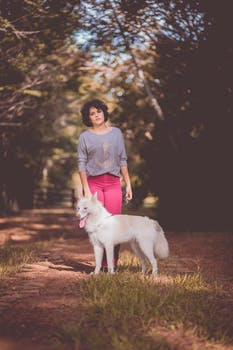
#> input picture lab5/dog.jpeg, 233 x 350 px
$ python 1.py ../lab5/dog.jpeg
#> lines starting #> are read from the running program, lines starting #| are printed output that depends on the picture; long printed decimals are rounded
import sys
import cv2
import numpy as np
import matplotlib.pyplot as plt
from mpl_toolkits.mplot3d.art3d import Poly3DCollection


def load_image(path=None):
#> called with path = '../lab5/dog.jpeg'
    if path:
        img = cv2.imread(path)
#> img is the input picture: shape (350, 233, 3); mean B, G, R 77.5, 84.1, 109.6
        if img is not None:
            return img
    img = np.full((300, 400, 3), 255, np.uint8)
    for x in range(0, 400, 40):
        cv2.line(img, (x, 0), (x, 299), (200, 200, 200), 1)
    for y in range(0, 300, 40):
        cv2.line(img, (0, y), (399, y), (200, 200, 200), 1)
    cv2.rectangle(img, (60, 60), (340, 240), (0, 0, 255), 4)
    cv2.circle(img, (200, 150), 60, (255, 0, 0), 4)
    cv2.line(img, (60, 60), (340, 240), (0, 160, 0), 4)
    cv2.putText(img, "CV", (160, 165), cv2.FONT_HERSHEY_SIMPLEX, 1.5, (0, 0, 0), 3)
    return img


def translate(img, tx, ty):
#> called with tx = 80, ty = 50
    h, w = img.shape[:2]
#> h = 350; w = 233
    m = np.float32([[1, 0, tx], [0, 1, ty]])
    return cv2.warpAffine(img, m, (w, h), borderValue=(255, 255, 255))


def rotate(img, angle, scale=1.0):
#> called with angle = 30, scale = 1
    h, w = img.shape[:2]
#> h = 350; w = 233
    m = cv2.getRotationMatrix2D((w / 2, h / 2), angle, scale)
#> m = [[0.866, 0.5, -71.89], [-0.5, 0.866, 81.7]]
    return cv2.warpAffine(img, m, (w, h), borderValue=(255, 255, 255))


def scale_img(img, sx, sy):
#> called with sx = 0.6, sy = 0.6
    h, w = img.shape[:2]
#> h = 350; w = 233
    m = np.float32([[sx, 0, 0], [0, sy, 0]])
    return cv2.warpAffine(img, m, (int(w * sx), int(h * sy)), borderValue=(255, 255, 255))
#> returned value: shape (210, 139, 3)
#> call 2 of scale_img, with sx = 1.3, sy = 0.8
#> in scale_img (call 2), `return cv2.warpAffine(img, m, (int(w * sx), int(h * sy)), borderValue=..`:
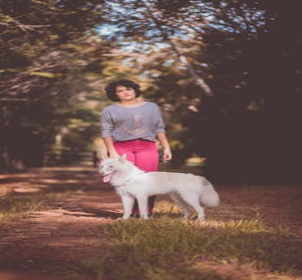
#> returned value: shape (280, 302, 3); mean of channels 0, 1, 2 77.6, 84.2, 109.7; drawn as B, G, R


def shear(img, shx, shy):
#> called with shx = 0.4, shy = 0
    h, w = img.shape[:2]
#> h = 350; w = 233
    m = np.float32([[1, shx, 0], [shy, 1, 0]])
    return cv2.warpAffine(img, m, (int(w + abs(shx) * h), int(h + abs(shy) * w)), borderValue=(255, 255, 255))
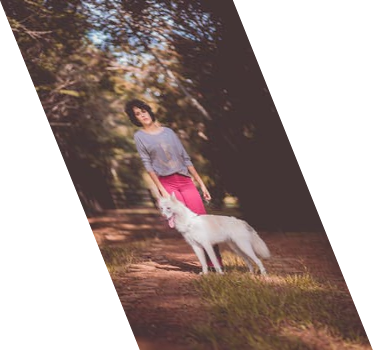
#> returned value: shape (350, 373, 3); mean of channels 0, 1, 2 144.1, 148.3, 164.2; drawn as B, G, R


def show_grid(images, titles, cols=3, suptitle=None, save=None):
#> called with cols = 3, suptitle = 'Q1(a): 2D transformations', save = 'q1a_2d_transformations.png'
    rows = (len(images) + cols - 1) // cols
#> rows = 2
    fig, axes = plt.subplots(rows, cols, figsize=(5 * cols, 4 * rows))
    axes = np.array(axes).reshape(-1)
    for ax in axes:
        ax.axis("off")
#> this loop made 6 passes
    for ax, im, t in zip(axes, images, titles):
        ax.imshow(cv2.cvtColor(im, cv2.COLOR_BGR2RGB))
        ax.set_title(t)
        ax.axis("off")
#> this loop made 6 passes
#> t on passes 1 to 6: 'Original', 'Translation (80, 50)', 'Rotation 30 deg', 'Scaling 0.6x', 'Non-uniform scaling (1.3, 0.8)', 'Shearing (0.4, 0)'
    if suptitle:
        fig.suptitle(suptitle)
    plt.tight_layout()
    if save:
        plt.savefig(save, dpi=120)
    plt.show()


def task_a(img):
    results = [
        img,
        translate(img, 80, 50),
        rotate(img, 30),
        scale_img(img, 0.6, 0.6),
        scale_img(img, 1.3, 0.8),
        shear(img, 0.4, 0.0),
    ]
    titles = ["Original", "Translation (80, 50)", "Rotation 30 deg", "Scaling 0.6x", "Non-uniform scaling (1.3, 0.8)", "Shearing (0.4, 0)"]
    show_grid(results, titles, suptitle="Q1(a): 2D transformations", save="q1a_2d_transformations.png")


def rotation_matrix_3d(ax_deg, ay_deg, az_deg):
    ax, ay, az = np.radians([ax_deg, ay_deg, az_deg])
    rx = np.array([[1, 0, 0], [0, np.cos(ax), -np.sin(ax)], [0, np.sin(ax), np.cos(ax)]])
    ry = np.array([[np.cos(ay), 0, np.sin(ay)], [0, 1, 0], [-np.sin(ay), 0, np.cos(ay)]])
    rz = np.array([[np.cos(az), -np.sin(az), 0], [np.sin(az), np.cos(az), 0], [0, 0, 1]])
    return rz @ ry @ rx


def cube_vertices():
    v = np.array([[x, y, z] for x in (0, 1) for y in (0, 1) for z in (0, 1)], dtype=float)
    return v - 0.5


def cube_faces(v):
    idx = [[0, 1, 3, 2], [4, 5, 7, 6], [0, 1, 5, 4], [2, 3, 7, 6], [0, 2, 6, 4], [1, 3, 7, 5]]
    return [[v[i] for i in f] for f in idx]


def draw_cube(ax, v, color, title):
    ax.add_collection3d(Poly3DCollection(cube_faces(v), facecolors=color, edgecolors="k", alpha=0.6))
    ax.set_xlim(-2, 3)
    ax.set_ylim(-2, 3)
    ax.set_zlim(-2, 3)
    ax.set_xlabel("X")
    ax.set_ylabel("Y")
    ax.set_zlabel("Z")
    ax.set_title(title)


def task_b():
    v = cube_vertices()
    rotated = (rotation_matrix_3d(30, 45, 20) @ v.T).T
    moved = v + np.array([1.5, 1.0, 1.0])
    both = (rotation_matrix_3d(30, 45, 20) @ v.T).T + np.array([1.5, 1.0, 1.0])
    fig = plt.figure(figsize=(16, 4.5))
    for i, (vs, c, t) in enumerate([(v, "cyan", "Original"), (rotated, "orange", "Rotated (30, 45, 20)"), (moved, "lightgreen", "Translated (1.5, 1, 1)"), (both, "violet", "Rotated + Translated")]):
        ax = fig.add_subplot(1, 4, i + 1, projection="3d")
        draw_cube(ax, vs, c, t)
    plt.tight_layout()
    plt.savefig("q1b_3d_transformation.png", dpi=120)
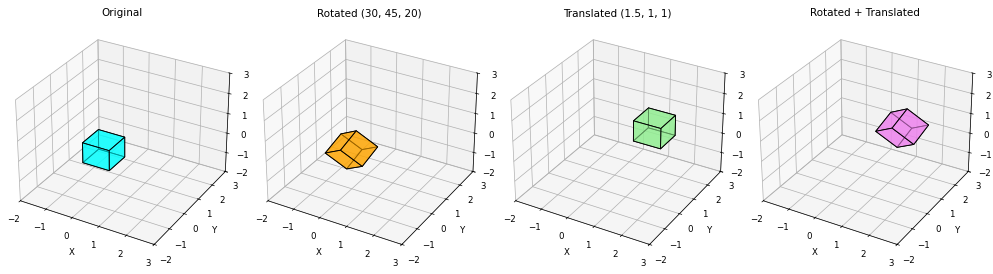
#> figure drawn by matplotlib, 4 panels
    plt.show()


def task_c():
    x, y = 3.0, 4.0
    p_h = np.array([x, y, 1.0])
    print("2D point (x, y):", (x, y))
    print("Homogeneous coordinates (x, y, 1):", p_h)
    t = np.array([[1, 0, 5], [0, 1, -2], [0, 0, 1]], dtype=float)
    theta = np.radians(90)
    r = np.array([[np.cos(theta), -np.sin(theta), 0], [np.sin(theta), np.cos(theta), 0], [0, 0, 1]])
    s = np.array([[2, 0, 0], [0, 2, 0], [0, 0, 1]], dtype=float)
    combined = t @ r @ s
    print("Translation matrix:\n", t)
    print("Rotation matrix:\n", np.round(r, 3))
    print("Scaling matrix:\n", s)
    print("Combined T @ R @ S:\n", np.round(combined, 3))
    out = combined @ p_h
    print("Transformed homogeneous point:", np.round(out, 3))
    print("Back to Cartesian:", np.round(out[:2] / out[2], 3))
    scaled = 5 * p_h
    print("Scaled homogeneous (5x, 5y, 5):", scaled, "-> Cartesian:", scaled[:2] / scaled[2])
    print()
    print("Why the extra coordinate is used in computer vision:")
    print("1. Translation is not linear in 2D Cartesian coordinates, but becomes a matrix multiplication in homogeneous coordinates.")
    print("2. Rotation, scaling, shearing and translation can all be chained into a single 3x3 matrix.")
    print("3. Projective transformations (perspective division by w) can be expressed uniformly.")
    print("4. Points at infinity (w = 0) and vanishing points can be represented.")
    print("5. The point (x, y, 1) is equivalent to (kx, ky, k) for any k != 0.")


def task_d(img):
    h, w = img.shape[:2]
#> h = 350; w = 233
    src = np.float32([[0, 0], [w - 1, 0], [0, h - 1]])
#> src = [[0, 0], [232, 0], [0, 349]]
    dst = np.float32([[40, 60], [w - 80, 20], [80, h - 40]])
#> dst = [[40, 60], [153, 20], [80, 310]]
    m = cv2.getAffineTransform(src, dst)
#> m = [[0.487, 0.115, 40], [-0.172, 0.716, 60]]
    out = cv2.warpAffine(img, m, (w, h), borderValue=(255, 255, 255))
    print("Affine matrix:\n", m)
#| Affine matrix:
#|  [[ 0.4871  0.1146 40.        ]
#|  [-0.1724  0.7163 60.        ]]
    pts = np.array([[0, 0, 1], [w - 1, 0, 1], [w - 1, h - 1, 1], [0, h - 1, 1]], dtype=float).T
    mapped = (np.vstack([m, [0, 0, 1]]) @ pts)[:2].T
#> mapped = [[40, 60], [153, 20], [193, 270], [80, 310]]
    e1, e2 = pts[:2, 1] - pts[:2, 0], pts[:2, 3] - pts[:2, 0]
    f1, f2 = mapped[1] - mapped[0], mapped[3] - mapped[0]
#> f1 = [113, -40]; f2 = [40, 250]
    cross_before = e1[0] * e2[1] - e1[1] * e2[0]
    cross_after = f1[0] * f2[1] - f1[1] * f2[0]
#> cross_after = 29850
    print("Mapped corners:\n", np.round(mapped, 2))
#| Mapped corners:
#|  [[ 40.  60.]
#|  [153.  20.]
#|  [193. 270.]
#|  [ 80. 310.]]
    print("Parallelogram check (opposite edges equal):", np.allclose(mapped[1] - mapped[0], mapped[2] - mapped[3]))
#| Parallelogram check (opposite edges equal): True
    print("Area ratio (det of linear part):", round(cross_after / cross_before, 4))
#| Area ratio (det of linear part): 0.3687
    print("Straight lines remain straight: True")
    print("Parallel lines remain parallel: True")
    print("Angles and lengths are not preserved in general.")
    marked = img.copy()
    cv2.line(marked, (0, h // 2), (w - 1, h // 2), (0, 0, 255), 3)
    cv2.line(marked, (0, h // 4), (w - 1, h // 4), (0, 0, 255), 3)
    cv2.line(marked, (w // 2, 0), (w // 2, h - 1), (255, 0, 0), 3)
    out_marked = cv2.warpAffine(marked, m, (w, h), borderValue=(255, 255, 255))
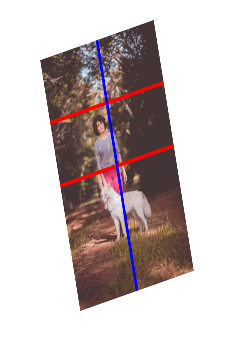
#> out_marked: shape (350, 233, 3); mean B, G, R 190, 190.4, 201.9
    show_grid([marked, out_marked], ["Original with lines", "After affine (lines stay straight and parallel)"], cols=2, suptitle="Q1(d): Affine transformation", save="q1d_affine.png")
#> the loop in show_grid (call 2), `for ax in axes:` made 2 passes
#> the loop in show_grid (call 2), `for ax, im, t in zip(axes, images, titles):` made 2 passes


def make_tilted_book(w=600, h=800):
#> called with w = 600, h = 800
    page = np.full((h, w, 3), 240, np.uint8)
    cv2.rectangle(page, (10, 10), (w - 10, h - 10), (30, 30, 150), 8)
    cv2.putText(page, "BOOK", (170, 150), cv2.FONT_HERSHEY_SIMPLEX, 2.5, (0, 0, 0), 6)
#> page: shape (800, 600, 3); mean of channels 0, 1, 2 227.1, 227.1, 233.2
    for i in range(10):
        y = 230 + i * 45
        cv2.line(page, (60, y), (w - 60, y), (60, 60, 60), 3)
#> page: shape (800, 600, 3); mean of channels 0, 1, 2 218.1, 218.1, 224.2
    cv2.circle(page, (w // 2, 640), 60, (0, 120, 0), 6)
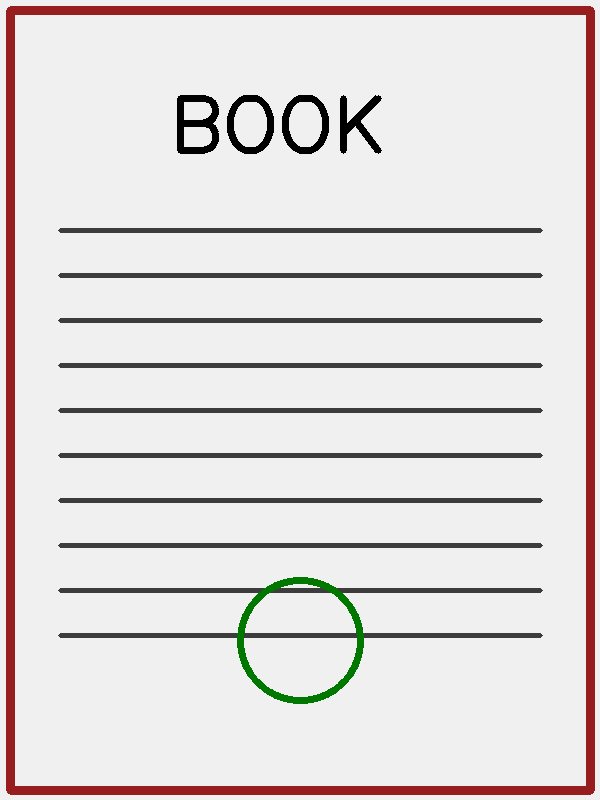
#> page: shape (800, 600, 3); mean of channels 0, 1, 2 216.8, 217.5, 222.9; drawn as B, G, R
    src = np.float32([[0, 0], [w - 1, 0], [w - 1, h - 1], [0, h - 1]])
    dst = np.float32([[180, 120], [620, 60], [700, 560], [90, 520]])
    m = cv2.getPerspectiveTransform(src, dst)
#> m = [[0.549, -0.141, 180], [-0.118, 0.335, 120], [-0.0003, -0.000319, 1]]
    canvas = np.full((650, 800, 3), 200, np.uint8)
    tilted = cv2.warpPerspective(page, m, (800, 650), dst=canvas, borderMode=cv2.BORDER_TRANSPARENT)
    return tilted, dst


def task_e(path=None):
    if path:
        tilted = cv2.imread(path)
        pts = None
    else:
        tilted, pts = make_tilted_book()
#> pts = [[180, 120], [620, 60], [700, 560], [90, 520]]
    if pts is None:
        pts = np.float32([[180, 120], [620, 60], [700, 560], [90, 520]])
    w_top = np.linalg.norm(pts[1] - pts[0])
#> w_top = 444.1
    w_bot = np.linalg.norm(pts[2] - pts[3])
#> w_bot = 611.3
    h_l = np.linalg.norm(pts[3] - pts[0])
#> h_l = 410
    h_r = np.linalg.norm(pts[2] - pts[1])
#> h_r = 506.4
    out_w, out_h = int(max(w_top, w_bot)), int(max(h_l, h_r))
#> out_w = 611; out_h = 506
    dst = np.float32([[0, 0], [out_w - 1, 0], [out_w - 1, out_h - 1], [0, out_h - 1]])
#> dst = [[0, 0], [610, 0], [610, 505], [0, 505]]
    hmat = cv2.getPerspectiveTransform(np.float32(pts), dst)
#> hmat = [[2.28, 0.512, -471.1], [0.311, 2.28, -329.9], [0.000827, 0.0013, 1]]
    print("Homography matrix:\n", np.round(hmat, 5))
#| Homography matrix:
#|  [[ 2.2757000e+00  5.1203000e-01 -4.7107010e+02]
#|  [ 3.1126000e-01  2.2825700e+00 -3.2993485e+02]
#|  [ 8.3000000e-04  1.3000000e-03  1.0000000e+00]]
    flat = cv2.warpPerspective(tilted, hmat, (out_w, out_h))
    marked = tilted.copy()
    cv2.polylines(marked, [np.int32(pts)], True, (0, 0, 255), 3)
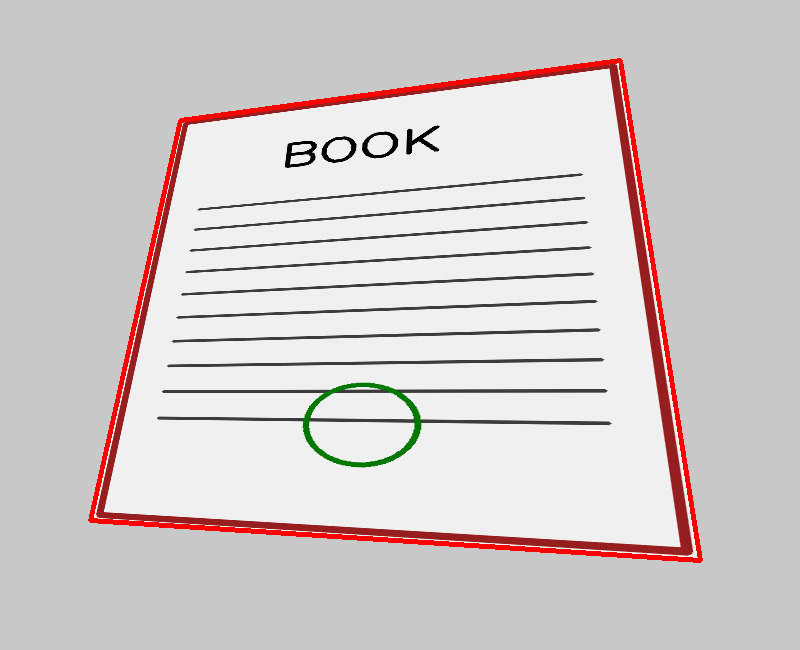
#> marked: shape (650, 800, 3); mean of channels 0, 1, 2 203.4, 203.8, 211.1; drawn as B, G, R
    show_grid([marked, flat], ["Tilted book (corners marked)", "Corrected (flat)"], cols=2, suptitle="Q1(e): Homography", save="q1e_homography.png")
#> call 3 of show_grid, with cols = 2, suptitle = 'Q1(e): Homography', save = 'q1e_homography.png'
#> the loop in show_grid (call 3), `for ax in axes:` made 2 passes
#> the loop in show_grid (call 3), `for ax, im, t in zip(axes, images, titles):` made 2 passes
#> in show_grid (call 3), `plt.savefig(save, dpi=120)`:
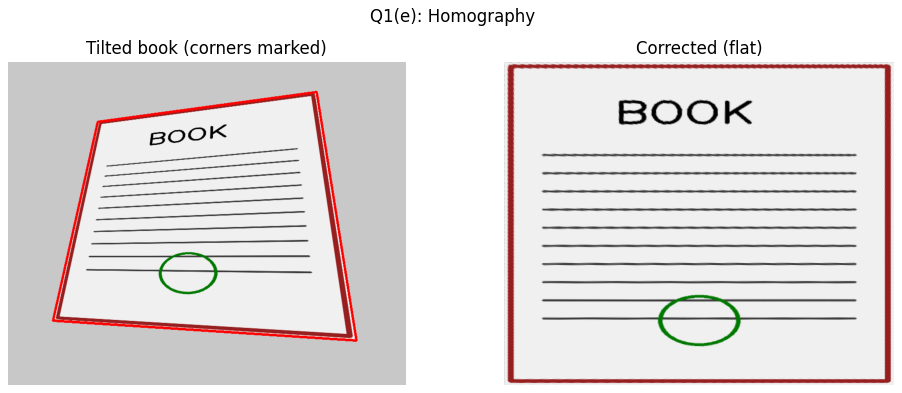
#> figure drawn by matplotlib, 2 panels
    cv2.imwrite("q1e_corrected.png", flat)


def main():
    path = sys.argv[1] if len(sys.argv) > 1 else None
    img = load_image(path)
    task_a(img)
    task_b()
    task_c()
    task_d(img)
    task_e()


if __name__ == "__main__":
    main()

$ run again, on lab5/sudoku.png
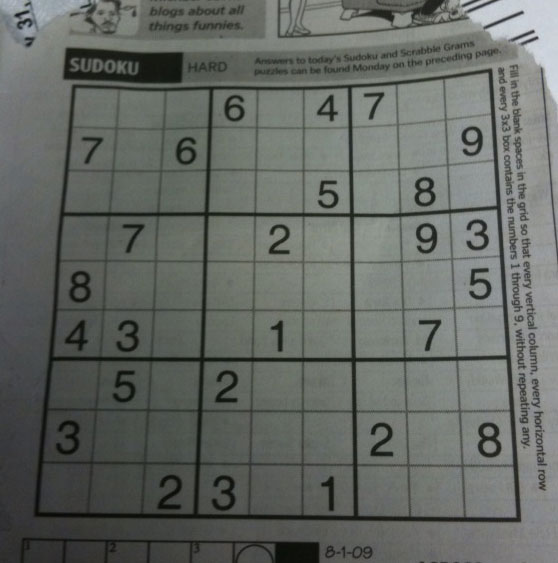
#> input picture lab5/sudoku.png, 558 x 563 px
#> in load_image, img is the input picture: shape (563, 558, 3); mean B, G, R 99.5, 104.1, 100
#> in rotate, `h, w = img.shape[:2]`: h = 563; w = 558
#> in rotate, `m = cv2.getRotationMatrix2D((w / 2, h / 2), angle, scale)`: m = [[0.866, 0.5, -103.4], [-0.5, 0.866, 177.2]]
#> in scale_img, `h, w = img.shape[:2]`: h = 563; w = 558
#> in shear, `h, w = img.shape[:2]`: h = 563; w = 558
#> rows = 2
#> the loop in show_grid, `for ax in axes:` made 6 passes
#> the loop in show_grid, `for ax, im, t in zip(axes, images, titles):` made 6 passes
#> t on passes 1 to 6: 'Original', 'Translation (80, 50)', 'Rotation 30 deg', 'Scaling 0.6x', 'Non-uniform scaling (1.3, 0.8)', 'Shearing (0.4, 0)'
#> in task_d, `m = cv2.getAffineTransform(src, dst)`: m = [[0.786, 0.0712, 40], [-0.0718, 0.824, 60]]
#| Affine matrix:
#|  [[ 0.7864  0.07117 40.        ]
#|  [-0.07181  0.8238 60.        ]]
#> mapped = [[40, 60], [478, 20], [518, 483], [80, 523]]
#> f1 = [438, -40]; f2 = [40, 463]
#> cross_after = 204394
#| Mapped corners:
#|  [[ 40.  60.]
#|  [478.  20.]
#|  [518. 483.]
#|  [ 80. 523.]]
#| Parallelogram check (opposite edges equal): True
#| Area ratio (det of linear part): 0.6529
#> in task_d, `out_marked = cv2.warpAffine(marked, m, (w, h), borderValue=(255, 255, ..`:
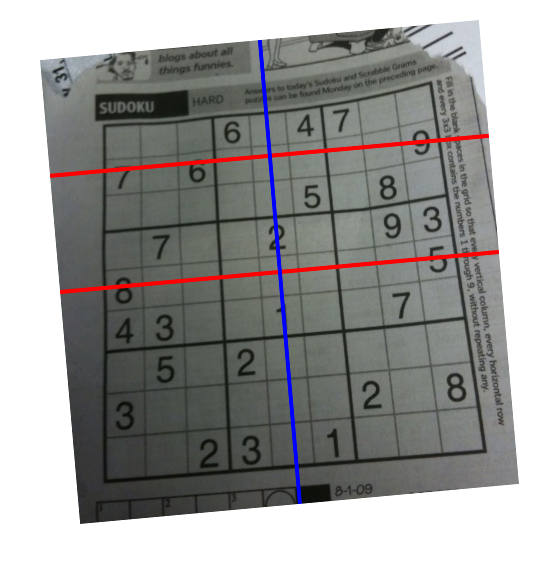
#> out_marked: shape (563, 558, 3); mean B, G, R 153.2, 154.6, 154.9
#> rows = 1
#> the loop in show_grid (call 2), `for ax in axes:` made 2 passes
#> the loop in show_grid (call 2), `for ax, im, t in zip(axes, images, titles):` made 2 passes
#> in show_grid (call 2), `plt.savefig(save, dpi=120)`:
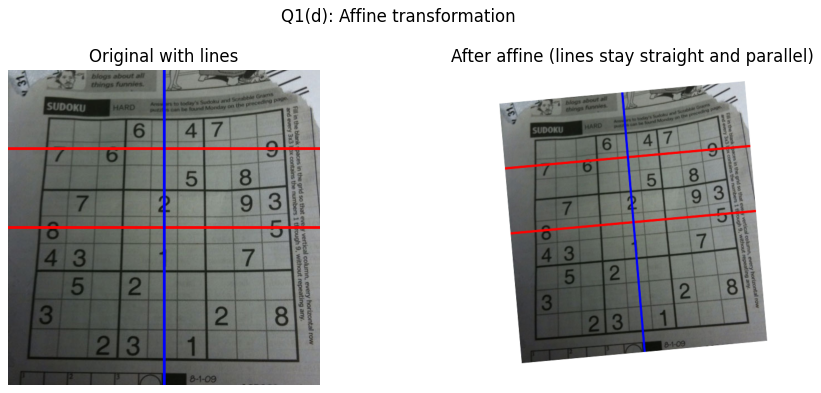
#> figure drawn by matplotlib, 2 panels
#> in make_tilted_book, `m = cv2.getPerspectiveTransform(src, dst)`: m = [[0.549, -0.141, 180], [-0.118, 0.335, 120], [-0.0003, -0.000319, 1]]
#> in task_e, `tilted, pts = make_tilted_book()`: pts = [[180, 120], [620, 60], [700, 560], [90, 520]]
#> w_top = 444.1
#> w_bot = 611.3
#> h_l = 410
#> h_r = 506.4
#> out_w = 611; out_h = 506
#> in task_e, `dst = np.float32([[0, 0], [out_w - 1, 0], [out_w - 1, out_h - 1], [0, ..`: dst = [[0, 0], [610, 0], [610, 505], [0, 505]]
#> hmat = [[2.28, 0.512, -471.1], [0.311, 2.28, -329.9], [0.000827, 0.0013, 1]]
#| Homography matrix:
#|  [[ 2.2757000e+00  5.1203000e-01 -4.7107010e+02]
#|  [ 3.1126000e-01  2.2825700e+00 -3.2993485e+02]
#|  [ 8.3000000e-04  1.3000000e-03  1.0000000e+00]]

$ run again, on lab5/water_coins.jpg
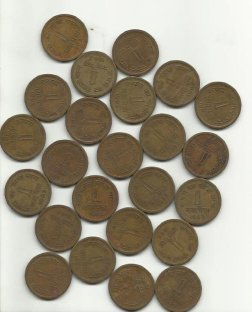
#> input picture lab5/water_coins.jpg, 252 x 312 px
#> in load_image, img is the input picture: shape (312, 252, 3); mean B, G, R 136.3, 153.2, 161.4
#> in rotate, `h, w = img.shape[:2]`: h = 312; w = 252
#> in rotate, `m = cv2.getRotationMatrix2D((w / 2, h / 2), angle, scale)`: m = [[0.866, 0.5, -61.12], [-0.5, 0.866, 83.9]]
#> in scale_img, `h, w = img.shape[:2]`: h = 312; w = 252
#> in shear, `h, w = img.shape[:2]`: h = 312; w = 252
#> rows = 2
#> the loop in show_grid, `for ax in axes:` made 6 passes
#> the loop in show_grid, `for ax, im, t in zip(axes, images, titles):` made 6 passes
#> t on passes 1 to 6: 'Original', 'Translation (80, 50)', 'Rotation 30 deg', 'Scaling 0.6x', 'Non-uniform scaling (1.3, 0.8)', 'Shearing (0.4, 0)'
#> in task_d, `m = cv2.getAffineTransform(src, dst)`: m = [[0.526, 0.129, 40], [-0.159, 0.682, 60]]
#| Affine matrix:
#|  [[ 0.5259  0.1286 40.        ]
#|  [-0.1594  0.6817 60.        ]]
#> mapped = [[40, 60], [172, 20], [212, 232], [80, 272]]
#> f1 = [132, -40]; f2 = [40, 212]
#> cross_after = 29584
#| Mapped corners:
#|  [[ 40.  60.]
#|  [172.  20.]
#|  [212. 232.]
#|  [ 80. 272.]]
#| Parallelogram check (opposite edges equal): True
#| Area ratio (det of linear part): 0.379
#> in task_d, `out_marked = cv2.warpAffine(marked, m, (w, h), borderValue=(255, 255, ..`:
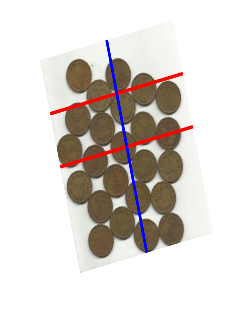
#> out_marked: shape (312, 252, 3); mean B, G, R 209.8, 213.9, 219.9
#> rows = 1
#> the loop in show_grid (call 2), `for ax in axes:` made 2 passes
#> the loop in show_grid (call 2), `for ax, im, t in zip(axes, images, titles):` made 2 passes
#> in show_grid (call 2), `plt.savefig(save, dpi=120)`:
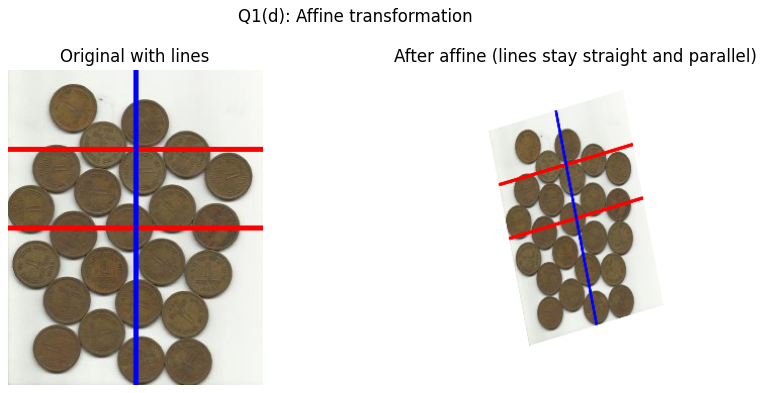
#> figure drawn by matplotlib, 2 panels
#> in make_tilted_book, `m = cv2.getPerspectiveTransform(src, dst)`: m = [[0.549, -0.141, 180], [-0.118, 0.335, 120], [-0.0003, -0.000319, 1]]
#> in task_e, `tilted, pts = make_tilted_book()`: pts = [[180, 120], [620, 60], [700, 560], [90, 520]]
#> w_top = 444.1
#> w_bot = 611.3
#> h_l = 410
#> h_r = 506.4
#> out_w = 611; out_h = 506
#> in task_e, `dst = np.float32([[0, 0], [out_w - 1, 0], [out_w - 1, out_h - 1], [0, ..`: dst = [[0, 0], [610, 0], [610, 505], [0, 505]]
#> hmat = [[2.28, 0.512, -471.1], [0.311, 2.28, -329.9], [0.000827, 0.0013, 1]]
#| Homography matrix:
#|  [[ 2.2757000e+00  5.1203000e-01 -4.7107010e+02]
#|  [ 3.1126000e-01  2.2825700e+00 -3.2993485e+02]
#|  [ 8.3000000e-04  1.3000000e-03  1.0000000e+00]]
